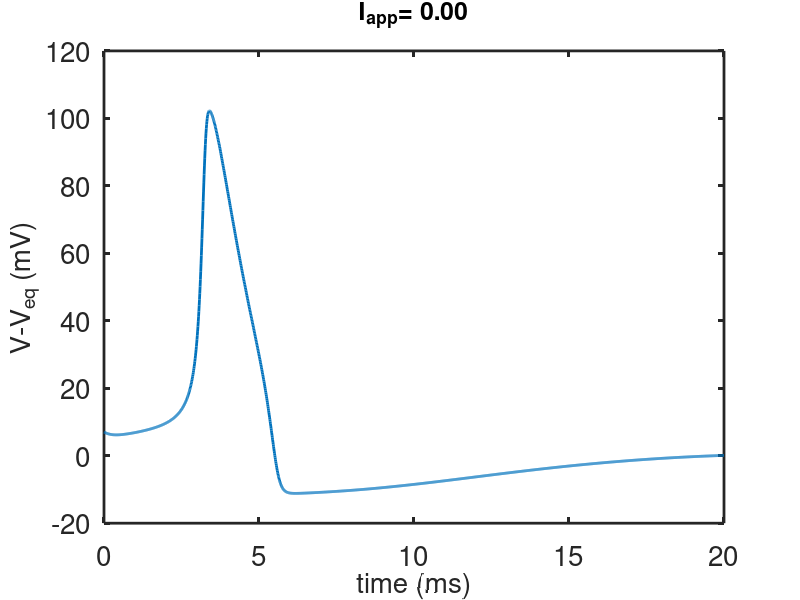
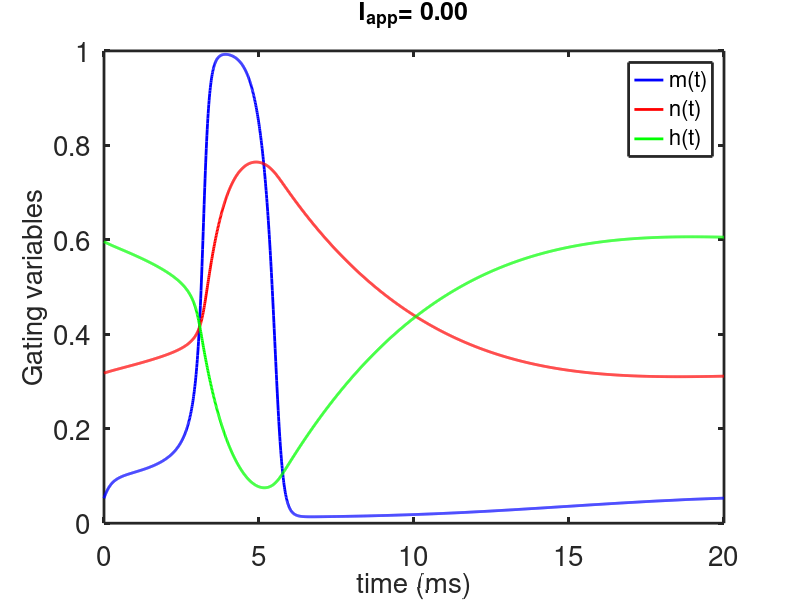
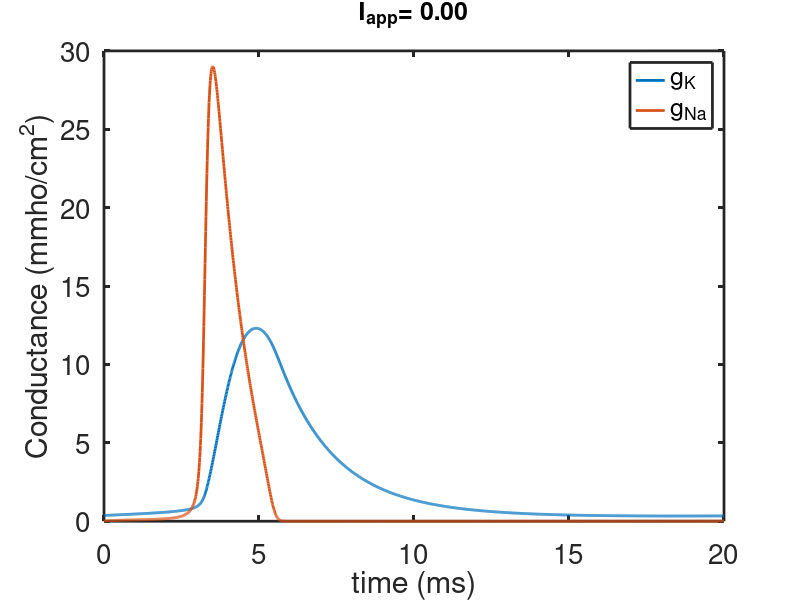

MATLAB code for these plots, in order:
% This is a simple ode integrator for the HH equations
 
function hh
 
global gnabar gkbar Vna Vk Vl Inp Veq Tfact Iapp tstim BCL gl
set(0,                           ...
   'defaultaxesfontsize', 20,   ...
   'defaultaxeslinewidth', 2.0, ...
   'defaultlinelinewidth', 2.0);

Veq = 0; %is the original HH formulation
%Veq = -65; % is the physiological formulation

Tfact = 1; % this is the correction factor for temperatures other that 6.3C
%Tfact = 0.977 % correspnds to 0C

%Tfact = 1.085 % corresponds to 30 C.

gnabar = 120.;
gkbar = 36;
gl = 0.3;
 
Vna = Tfact*(115+Veq) - Veq;
Vk = Tfact*(-12+Veq)-Veq;
Vl = Tfact*(10.5988+Veq)-Veq;

tstep = .1;

tstim = 0.005;  %This is the length of time of an initial stimulus


 % Inp   is the amplitude of the initial input stimulus
 
Inp = 0;
%Iapp is the amplitude of the steady current stimulus
%Pick one:
 Iapp = 120;
 Iapp = 20;
 Iapp = 0;
%BCL = 39;
BCL = 0;

tstep = .01;
if (Iapp>0)
    tend = 60;
else
    tend = 20;
end


% initial data
V = 6.5098;  %The voltage threshold
V = 7;
%V = Veq;
m = 0.0529;
h = 0.5961;
n = 0.3177;

%specify the output points
tspan = [0:tstep:tend];

s0 = [V;m;h;n];

[T,S] = ode23(@deRHS,tspan, s0, odeset('maxstep',1));  
V = S(:,1);
m = S(:,2);
h = S(:,3);
n = S(:,4);


% currents;
gna=gnabar*m.^3.*h;
 
gk=gkbar*n.^4;
Icl=gl*(V-Vl);
Ina=gna.*(V-Vna);
Ik=gk.*(V-Vk);

% figure(4)
% plot( Ina,Ik,'linewidth',2)
% xlabel('I_{Na}')
% ylabel('I_K')
% 
 
 
% figure(3)
% plot(n,h,'linewidth',2)
% xlabel('n','fontsize',20)
% ylabel('h','fontsize',20)

figure(1)
plot(T,V,'linewidth',2)
axis([0 tend -20 120])
xlabel('time (ms)','fontsize',20)
ylabel('V-V_{eq} (mV)','fontsize',20)
formatSpecF = '%5.2f\n';
 
 title(strcat('I_{app}= ',sprintf(formatSpecF,Iapp)),'fontsize',18)
 
 
figure(2)
plot(T,m,'b',T,n,'r',T,h,'g',  'linewidth',2)
legend('m(t)','n(t)','h(t)','fontsize',16)
xlabel('time (ms)','fontsize',20)
ylabel('Gating variables','fontsize',20)
axis([0 tend 0 1])
 title(strcat('I_{app}= ',sprintf(formatSpecF,Iapp)),'fontsize',18)
 
 figure(3)
 plot(T, gk,T, gna)
xlabel('time (ms)')
ylabel('Conductance (mmho/cm^2)')
legend('g_K','g_{Na}')
 title(strcat('I_{app}= ',sprintf(formatSpecF,Iapp)),'fontsize',18)
end

%the right hand side for the simulation:
function s_prime=deRHS(t,s)
global gnabar gkbar Vna Vk Vl Inp Veq   Iapp tstim BCL gl 

%the original HH formulation has 
V = s(1)-Veq;
m = s(2);
h = s(3);
n = s(4);
 
Input = Inp/cosh(mod(t,BCL)-BCL/10) +Iapp;
 
AM=.1*(25.-V)./(exp(.1*(25.-V))-1.);
BM=4.*exp(-V/18);
AH=.07*exp(-V/20.);
BH=1./(exp(.1*(30.-V))+1.);
AN=.01*(10.-V)./(exp(.1*(10.-V))-1.);
BN=.125*exp(-V/80.);

Minf = AM./(AM+BM);



Fm=AM*(1.-m)-BM*m;
Fh=AH*(1.-h)-BH*h;
Fn=AN*(1.-n)-BN*n;
gna=gnabar*m.^3.*h;
%gnainf=gnabar*Minf.^3.*h;
gk=gkbar*n.^4;
Icl=gl*(V-Vl);

Fv = -gna*(V-Vna)-gk*(V-Vk)-Icl;

s_prime = [Fv+Input Fm Fh Fn]';

end

 
